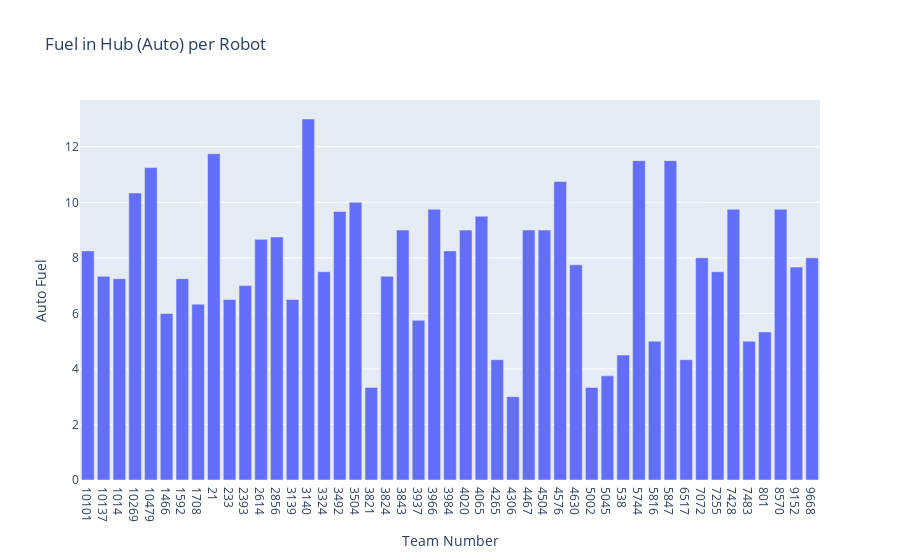

Source (notebook cell):
### Code cell
fig = px.bar(avg_overall, y="Auto Fuel", title="Fuel in Hub (Auto) per Robot")
fig.show()

### Figure 1 — Plotly figure (JSON) as saved in the notebook; plotly's stock layout.template omitted (floating-point values rounded to 4 significant figures)
{"data": [{"hovertemplate": "Team Number=%{x}<br>Auto Fuel=%{y}<extra></extra>", "legendgroup": "", "marker": {"color": "#636efa", "pattern": {"shape": ""}}, "name": "", "orientation": "v", "showlegend": false, "textposition": "auto", "type": "bar", "x": ["10101", "10137", "1014", "10269", "10479", "1466", "1592", "1708", "21", "233", "2393", "2614", "2856", "3139", "3140", "3324", "3492", "3504", "3821", "3824", "3843", "3937", "3966", "3984", "4020", "4065", "4265", "4306", "4467", "4504", "4576", "4630", "5002", "5045", "538", "5744", "5816", "5847", "6517", "7072", "7255", "7428", "7483", "801", "8570", "9152", "9668"], "xaxis": "x", "y": [8.25, 7.333, 7.25, 10.33, 11.25, 6.0, 7.25, 6.333, 11.75, 6.5, 7.0, 8.667, 8.75, 6.5, 13.0, 7.5, 9.667, 10.0, 3.333, 7.333, 9.0, 5.75, 9.75, 8.25, 9.0, 9.5, 4.333, 3.0, 9.0, 9.0, 10.75, 7.75, 3.333, 3.75, 4.5, 11.5, 5.0, 11.5, 4.333, 8.0, 7.5, 9.75, 5.0, 5.333, 9.75, 7.667, 8.0], "yaxis": "y"}], "layout": {"barmode": "relative", "legend": {"tracegroupgap": 0}, "title": {"text": "Fuel in Hub (Auto) per Robot"}, "xaxis": {"anchor": "y", "domain": [0, 1], "title": {"text": "Team Number"}}, "yaxis": {"anchor": "x", "domain": [0, 1], "title": {"text": "Auto Fuel"}}}}
